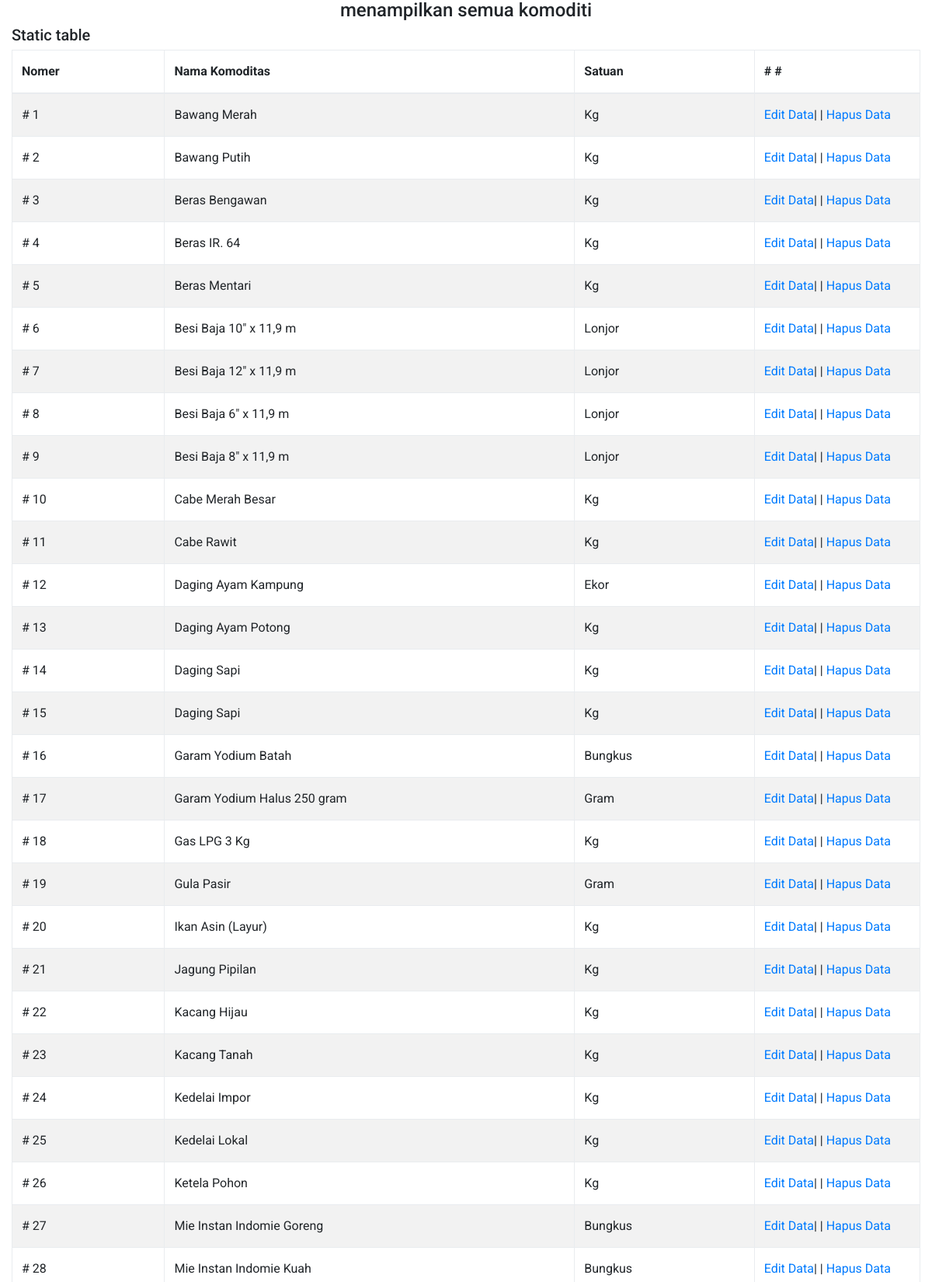
The app's page /admin/addSembako.php (upper part) with its own data.
### tables this page shows
CREATE TABLE `tm_komoditi` (
  `AutoID` varchar(20) NOT NULL,
  `NamaKomoditi` varchar(50) DEFAULT NULL,
  `Satuan` varchar(10) DEFAULT NULL,
  `jenis_komoditi` varchar(50) DEFAULT NULL,
  PRIMARY KEY (`AutoID`)
);

### admin/view_bako.php (the view, shortened to what this page needs)
<div class="widget-box">
          <div class="widget-title"> <span class="icon"> <i class="icon-th"></i> </span>
            <h5>Static table</h5>
          </div>
          <div class="widget-content nopadding">
            <table class="table table-bordered table-striped">
              <thead>
                <tr>
                  <th width="46">Nomer</th>
                  <th width="198">Nama Komoditas</th>
                  <th width="81">Satuan</th>
                  <th width="80"># #</th>
                </tr>
              </thead>
              <tbody>
                <?php
                 $no=0;
                 $query=mysql_query("select * from tm_komoditi order by NamaKomoditi");
                 while ($x=mysql_fetch_object($query)) {
                 $no++;
                 ?>
                    <tr>
                        <td># <?php echo $no;  ?></td>
                        <td><?php echo $x->NamaKomoditi;  ?> </td>
                        <td>
                        <?php echo $x->Satuan;  ?>
                        </td>
                        <td><a href="index.php?menu=update_bako&IdKomoditi=<?php echo $x->AutoID; ?>">Edit Data</a>|
                      | <a href="index.php?menu=delete_bako&IdKomoditi=<?php echo $x->AutoID; ?>">Hapus Data</a></td>
                    </tr>
                 <?php } ?>
              </tbody>
            </table>
          </div>
        </div>
    </div>

### chart/css/style.css (style rules this page uses)
body { font-family: 'Roboto', sans-serif; line-height: 30px; }

### records on screen
tm_komoditi: NamaKomoditi "Bawang Merah", Satuan "Kg"
tm_komoditi: NamaKomoditi "Bawang Putih", Satuan "Kg"
tm_komoditi: NamaKomoditi "Beras Bengawan", Satuan "Kg"
tm_komoditi: NamaKomoditi "Beras IR. 64", Satuan "Kg"
tm_komoditi: NamaKomoditi "Beras Mentari", Satuan "Kg"
tm_komoditi: NamaKomoditi "Besi Baja 10\" x 11,9 m", Satuan "Lonjor"
tm_komoditi: NamaKomoditi "Besi Baja 12\" x 11,9 m", Satuan "Lonjor"
tm_komoditi: NamaKomoditi "Besi Baja 6\" x 11,9 m", Satuan "Lonjor"
tm_komoditi: NamaKomoditi "Besi Baja 8\" x 11,9 m", Satuan "Lonjor"
tm_komoditi: NamaKomoditi "Cabe Merah Besar", Satuan "Kg"
tm_komoditi: NamaKomoditi "Cabe Rawit", Satuan "Kg"
tm_komoditi: NamaKomoditi "Daging Ayam Kampung", Satuan "Ekor"
tm_komoditi: NamaKomoditi "Daging Ayam Potong", Satuan "Kg"
tm_komoditi: NamaKomoditi "Daging Sapi", Satuan "Kg"
tm_komoditi: NamaKomoditi "Daging Sapi", Satuan "Kg"
tm_komoditi: NamaKomoditi "Garam Yodium Batah", Satuan "Bungkus"
tm_komoditi: NamaKomoditi "Garam Yodium Halus 250 gram", Satuan "Gram"
tm_komoditi: NamaKomoditi "Gas LPG 3 Kg", Satuan "Kg"
tm_komoditi: NamaKomoditi "Gula Pasir", Satuan "Gram"
tm_komoditi: NamaKomoditi "Ikan Asin (Layur)", Satuan "Kg"
tm_komoditi: NamaKomoditi "Jagung Pipilan", Satuan "Kg"
tm_komoditi: NamaKomoditi "Kacang Hijau", Satuan "Kg"
tm_komoditi: NamaKomoditi "Kacang Tanah", Satuan "Kg"
tm_komoditi: NamaKomoditi "Kedelai Impor", Satuan "Kg"
tm_komoditi: NamaKomoditi "Kedelai Lokal", Satuan "Kg"
tm_komoditi: NamaKomoditi "Ketela Pohon", Satuan "Kg"
tm_komoditi: NamaKomoditi "Mie Instan Indomie Goreng", Satuan "Bungkus"
tm_komoditi: NamaKomoditi "Mie Instan Indomie Kuah", Satuan "Bungkus"
